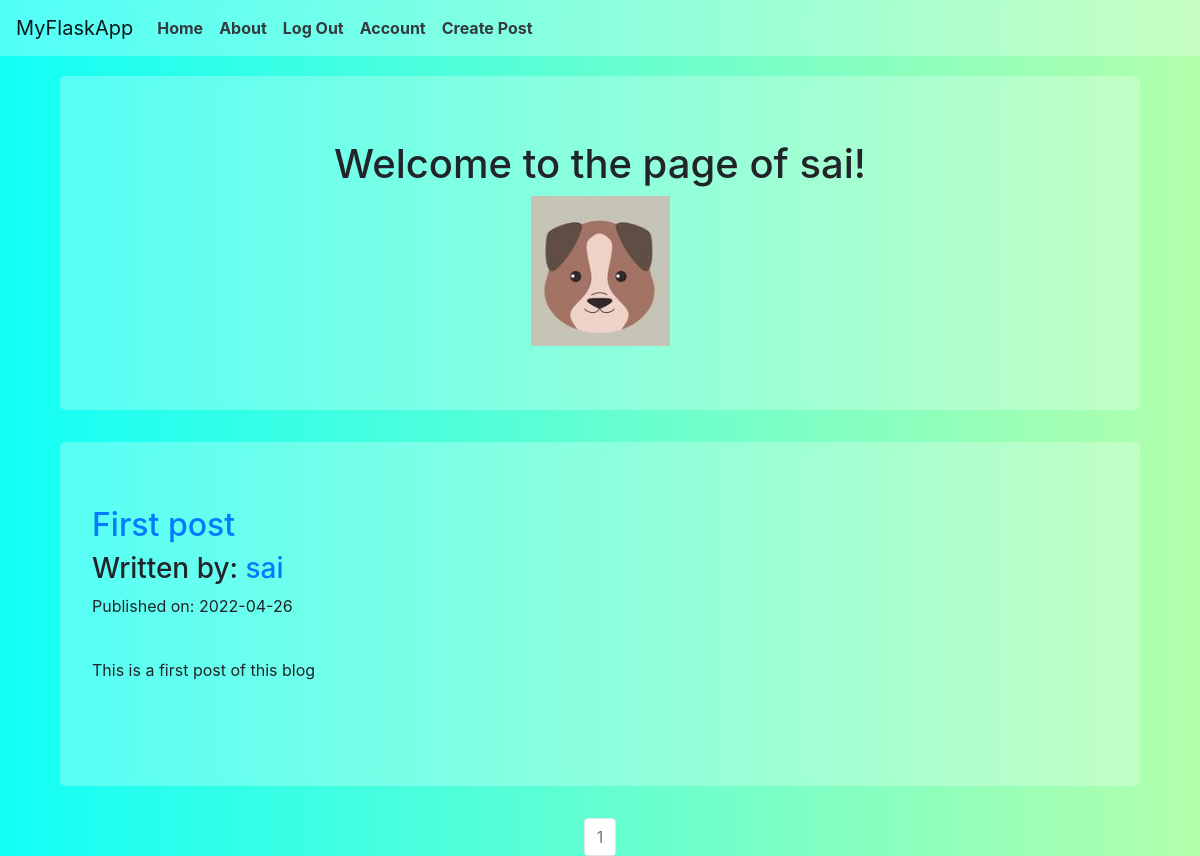
Screenshot of /sai (signed in) with the database file from the repository.
### BlogProject/models.py (models this page shows, shortened)
class User(db.Model, UserMixin):
    __tablename__ = 'users'
    id = db.Column(db.Integer, primary_key = True)
    profile_image = db.Column(db.String(20), nullable=False, default='default_profile.png')
    email = db.Column(db.String(64), unique=True, index=True)
    username = db.Column(db.String(64), unique=True, index=True)
    password_hash = db.Column(db.String(128))
    posts = db.relationship('BlogPost', backref='author', lazy=True)

class BlogPost(db.Model):
    users = db.relationship(User)
    id = db.Column(db.Integer, primary_key=True)
    user_id = db.Column(db.Integer, db.ForeignKey('users.id'), nullable=False)
    date = db.Column(db.DateTime, nullable=False, default=datetime.utcnow)
    title = db.Column(db.String(140), nullable=False)
    text = db.Column(db.Text, nullable=False)

### BlogProject/users/views.py (the view)
@users.route('/<username>')
def user_posts(username):
    page = request.args.get('page',1,type=int)
    user = User.query.filter_by(username=username).first_or_404()
    blog_posts = BlogPost.query.filter_by(author = user).order_by(BlogPost.date.desc()).paginate(page=page,per_page=3)
    return render_template('user_blog_posts.html', blog_posts=blog_posts, user=user)

### BlogProject/models.py (called while the page is built)
@login_manager.user_loader
def load_user(user_id):
    return User.query.get(user_id)

### BlogProject/templates/user_blog_posts.html
{% extends "base.html" %}
{% block content %}
<div class="container" >
    <div class="jumbotron" style="background-color: rgba(255, 255, 255, 0.266);
    -webkit-backdrop-filter: blur(5px);
    backdrop-filter: blur(5px);margin-top: 20px;">
        <div align="center">
            <h1 >Welcome to the page of {{user.username}}!</h1>
            <img src="{{url_for('static', filename = 'profile_pics/' + user.profile_image)}}" alt="">
        </div>
    </div>
    <div class="jumbotron" style="background-color: rgba(255, 255, 255, 0.266);
    -webkit-backdrop-filter: blur(5px);
    backdrop-filter: blur(5px);margin-top: 20px;">
{% for post in blog_posts.items %}
<h2 ><a  href="{{url_for('blog_posts.blog_post',blog_post_id=post.id)}}">{{post.title}}</a> </h2>
<h3 >Written by:  <a href="{{url_for('users.user_posts',username = post.author.username)}}">{{post.author.username}}</a></h3>
<p >Published on: {{post.date.strftime("%Y-%m-%d")}}</p>
<br>
<p >{{post.text}}</p>
<br>
{% endfor %}
</div>
</div>
<nav aria-label="Page navigation example">
    <ul class="pagination justify-content-center">
        {% for page_num in blog_posts.iter_pages(left_edge = 1, right_edge=1,left_current=1,right_current=2) %}
        {% if blog_posts.page == page_num %}
        <li class = 'page-item disabled'>
            <a class = 'page-link' href="{{url_for('users.user_posts',username = user.username, page=page_num)}}">{{page_num}}</a>
        </li>
        {% else %}
        <li class = 'page-item'>
            <a class = 'page-link' href="{{url_for('users.user_posts',username = user.username, page=page_num)}}">{{page_num}}</a>
        </li>
        {% endif %}
        {% endfor %}
    </ul>
  </nav>
{% endblock %}

### BlogProject/templates/base.html (style rules this page uses)
body { background-repeat: no-repeat; background-color: rgba(0, 0, 0, 0.6); background-size: cover; height: 100vh; background: #B3FFAB; background: -webkit-linear-gradient(to right, #12FFF7, #B3FFAB); background: linear-gradient(to right, #12FFF7, #B3FFAB); }

### rows the page displays
User: username "sai", profile_image (placeholder picture)
BlogPost: title "First post", author.username "sai", date "2022-04-26", text "This is a first post of this blog"

### other values shown
{{ page_num }} "1"
